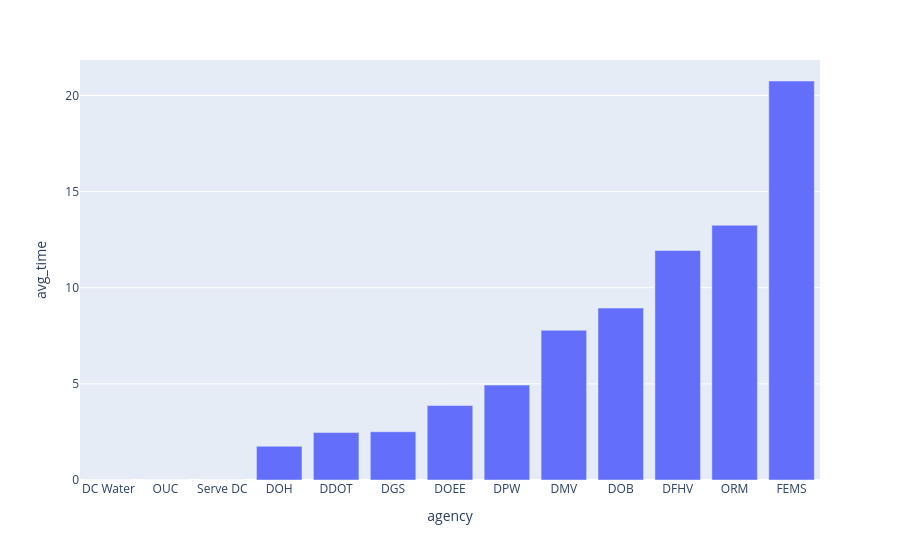

The notebook cell this image was saved under:
### Markdown cell above
#### Statement of Intent 
##### This interactive visualization shows how response times vary across agencies

### Code cell
avg_by_agency = df.groupby("Organization_Acronym")["response_time_days"].mean().sort_values()

#Convert to Plotly Express
avg_by_agency_df = avg_by_agency.reset_index()
avg_by_agency_df.columns = ["agency", "avg_time"] 


fig = px.bar(avg_by_agency_df, x="agency", y="avg_time", hover_data=["avg_time"])
fig.show()

plt.figure()
avg_by_agency.plot(kind="bar", colormap="autumn", edgecolor='pink')
plt.xlabel("Agency")
plt.ylabel("Average Response Time (in Days)")
plt.title("Average Response Time by Agency")
plt.xticks(rotation=90)
plt.show()

### Figure 1 — Plotly figure (JSON) as saved in the notebook; plotly's stock layout.template omitted (floating-point values rounded to 4 significant figures)
{"data": [{"hovertemplate": "agency=%{x}<br>avg_time=%{y}<extra></extra>", "legendgroup": "", "marker": {"color": "#636efa", "pattern": {"shape": ""}}, "name": "", "orientation": "v", "showlegend": false, "textposition": "auto", "type": "bar", "x": ["DC Water", "OUC", "Serve DC", "DOH", "DDOT", "DGS", "DOEE", "DPW", "DMV", "DOB", "DFHV", "ORM", "FEMS"], "xaxis": "x", "y": [0.0, 0.0, 0.0, 1.753, 2.469, 2.51, 3.874, 4.934, 7.789, 8.941, 11.93, 13.25, 20.75], "yaxis": "y"}], "layout": {"barmode": "relative", "legend": {"tracegroupgap": 0}, "margin": {"t": 60}, "xaxis": {"anchor": "y", "domain": [0, 1], "title": {"text": "agency"}}, "yaxis": {"anchor": "x", "domain": [0, 1], "title": {"text": "avg_time"}}}}
